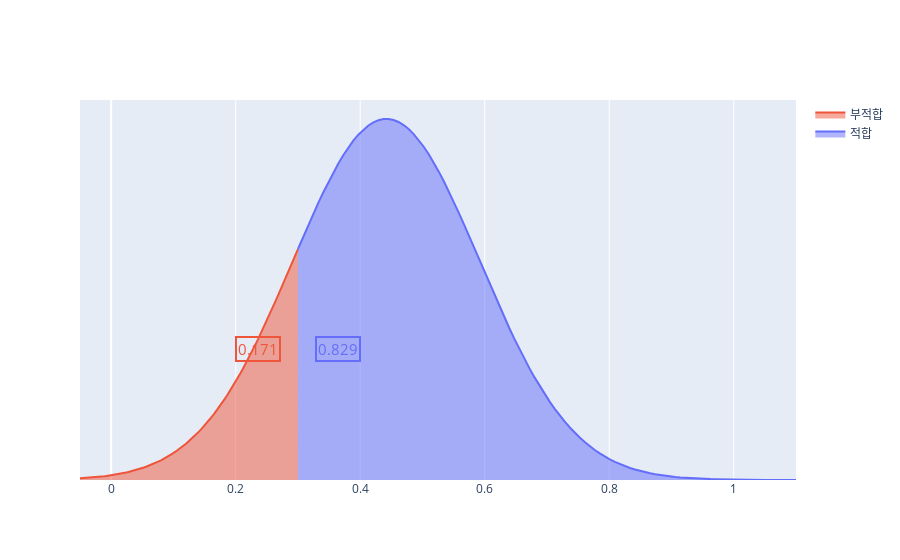

Notebook code cell kept with this figure:
### Markdown cell above
#### 부산시 일산화탄소 적합도

### Code cell
co_pro,co_pro_negative = cal_norm(df_air_pollution['coValue'].mean(),
                                  df_air_pollution['coValue'].std(),
                                  df_air_pollution['coValue'].min(),
                                  df_air_pollution['coValue'].max(),
                                  co_standard,
                                  False)
co_pro
